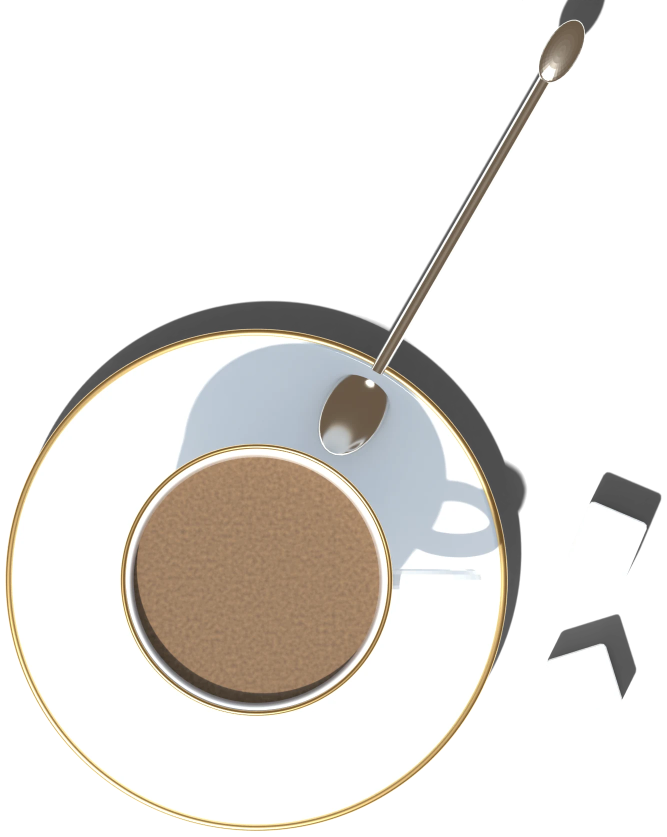
#> input picture boards/prop-cup.webp, 1333 x 1673 px, found by its file name (shown at 1/2 size)
$ python coffee_surface.py
#> lines starting #> are read from the running program, lines starting #| are printed output that depends on the picture
# Поверхность чёрного армянского кофе на картинке-предмете boards/prop-cup.webp: внутри — почти чёрная гладь
# с мягким бликом лампы, у стенки остаётся ободок из рендера (там слой кофе тонкий и просвечивает).
import sys
import numpy as np
from PIL import Image
p = sys.argv[1] if len(sys.argv) > 1 else 'boards/prop-cup.webp'
im = Image.open(p).convert('RGBA'); a = np.asarray(im).astype(np.float32)
#> further down, im is the input picture: PIL image 1333x1673 RGBA; mean R, G, B, A 85, 82.2, 78.6, 103.8
CX, CY, R = 513, 1160, 251                      # центр и радиус кофе в картинке (см. blender_table.py: cup centre)
yy, xx = np.mgrid[0:a.shape[0], 0:a.shape[1]]
r = np.hypot(xx - CX, yy - CY) / R
base = np.array([7, 4, 3], np.float32)
# лёгкий градиент глубины: к центру чуть темнее, к стенке чуть теплее
surf = base[None, None, :] * (1 + .5 * np.clip(r, 0, 1)[..., None] ** 2)
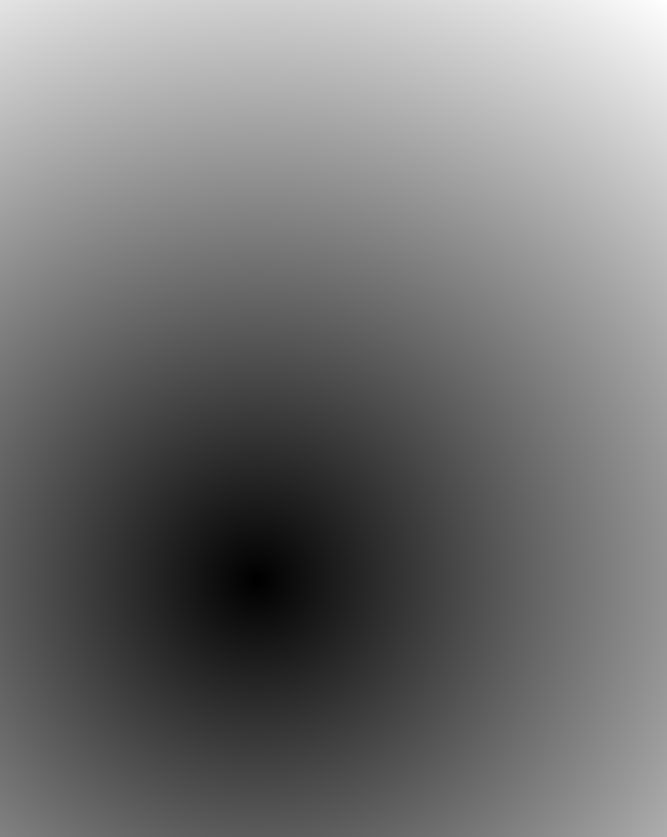
#> r: shape (1673, 1333) float64 (shown at 1/2 size); min 0, max 5.66, mean 2.58; drawn with min black and max white
# мягкий блик лампы сверху-слева: размытое овальное пятно и узкий яркий центр
hx, hy = CX - .38 * R, CY - .34 * R
d = np.hypot((xx - hx) / (.42 * R), (yy - hy) / (.30 * R))
glow = np.exp(-d ** 2 * 2.2) * 58 + np.exp(-d ** 2 * 9) * 70
surf = surf + glow[..., None] * np.array([1, .96, .9], np.float32)
w = np.clip((.93 - r) / .06, 0, 1)[..., None]   # к стенке плавно возвращаемся к рендеру (ободок, мениск)
a[..., :3] = a[..., :3] * (1 - w) + surf * w
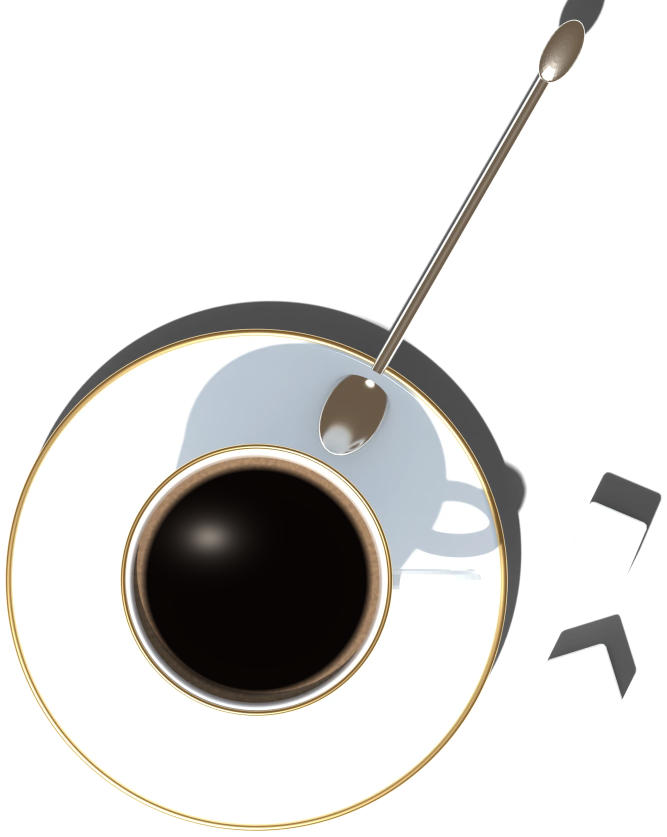
#> a: shape (1673, 1333, 4) float32 (shown at 1/2 size); mean R, G, B, A 74.5, 73.7, 71.9, 104.2; transparent parts drawn white
Image.fromarray(np.clip(a, 0, 255).astype(np.uint8), 'RGBA').save(p, 'WEBP', quality=88, method=6, alpha_quality=90)
print('coffee surface ok')
